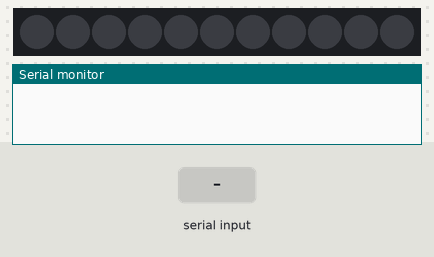
A sketch run on a simulated Arduino Uno, built with avr-gcc and run on an emulated ATmega328P. Parts: 11 RGB LEDs in strip order, left to right, the last lines printed to the serial monitor. Inputs (shaded band) come from the test bench. Dim RGB values are drawn brighter than linear.

Above: at 1.2 s.
1.3 s: "r" received over Serial
At 2.2 s:
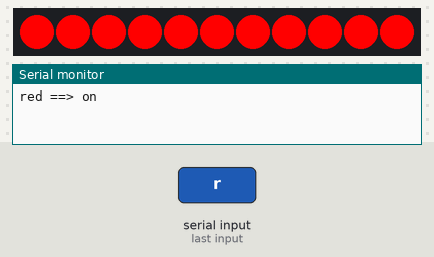
2.9 s: "g" received over Serial
At 4.2 s:
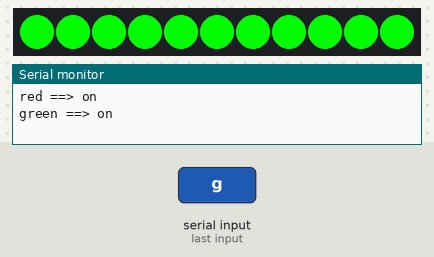
4.5 s: "b" received over Serial
At 5.8 s:
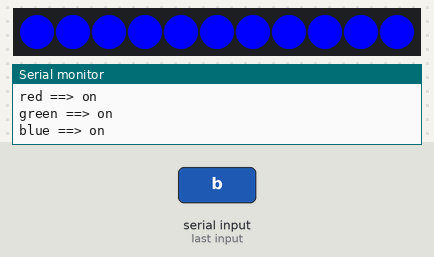
6.1 s: "w" received over Serial
At 7.0 s:
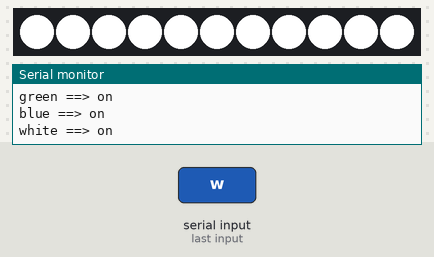
7.7 s: "1" received over Serial
At 8.47 s:
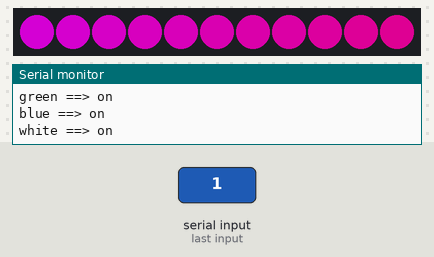
13.7 s: "1" received over Serial
At 15.24 s:
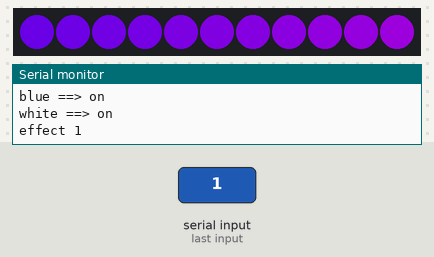

The sketch:

rac_projekt1.ino
```cpp
#include <FastLED.h>
int data = 0;

#define ledpin 8
#define numleds 11   // 293 leds on strip, 380 (bed)
#define brightness 255
#define saturation 255
#define LED_TYPE WS2812

CRGB leds[numleds];

void setup() {
    // put your setup code here, to run once:

    FastLED.addLeds<WS2812, ledpin, GRB>(leds, numleds);
    FastLED.show();

    Serial.begin(9600);

}

void loop() {
    // put your main code here, to run repeatedly:

    if(Serial.available() > 0){
        data = Serial.read();

        if(data == 'r'){

            for(int i = 0; i < numleds; i++){
                leds[i] = CRGB (255, 0, 0);
                FastLED.show();
                delay(50);
            }
            Serial.println("red ==> on");
        }
        else if(data == 'g'){

            for(int i = 0; i < numleds; i++){
                leds[i] = CRGB (0, 255, 0);
                FastLED.show();
                delay(50);
            }
            Serial.println("green ==> on");
        }

        else if(data == 'b'){

            for(int i = 0; i < numleds; i++){
                leds[i] = CRGB (0, 0, 255);
                FastLED.show();
                delay(50);
            }
            Serial.println("blue ==> on");
        }

        else if(data == 'c'){

            FastLED.clear();
            FastLED.show();
            Serial.println("clear");
        }

        else if(data == 'w'){

            for(int i = 0; i < numleds; i++){
                leds[i] = CRGB (255, 255, 255);
                FastLED.show();
                delay(50);
            }
            Serial.println("white ==> on");
        }

        else if(data == '1'){

          for (int j = 0; j < 255; j++) {
          for (int i = 0; i < numleds; i++) {
            leds[i] = CHSV(i - (j * 2), saturation, brightness);
          }
          FastLED.show();
          delay(25);
       }
       Serial.println("effect 1");
}

    }
//  else{
//    Serial.println("not connected");
//    exit(loop);
//  }
}
```

avto.cpp
```cpp

```

Measured:
- after the input at 1.3 s, the LEDs: first change at once (image 1 shows a later state)
- after the input at 2.9 s, the LEDs: first change at once (image 2 shows a later state)
- after the input at 4.5 s, the LEDs: first change at once (image 3 shows a later state)
- after the input at 6.1 s, the LEDs: first change at once (image 4 shows a later state)
- after the input at 7.7 s, the LEDs: first change at once (image 5 shows a later state)
